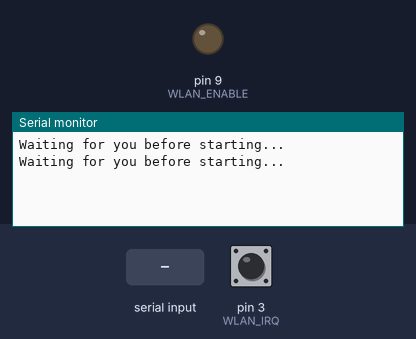
A sketch run on a simulated Arduino Uno, built with avr-gcc and run on an emulated ATmega328P. Shown: output pins drawn as LEDs (lit = HIGH), the last lines printed to the serial monitor. The test bench sets the inputs (shaded band); at power-on: pin 3 (WLAN_IRQ) HIGH. Pins used as bus, display or sensor lines are not drawn.

Above: at 2.0 s.
2.1 s: "1" received over Serial
At 3.5 s:
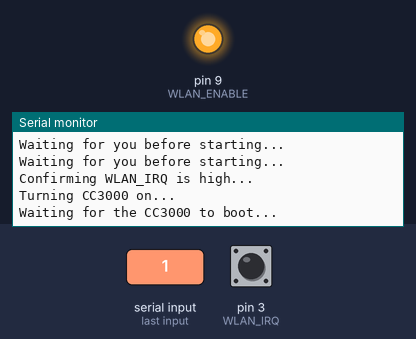
4.5 s: pin 3 (WLAN_IRQ) pulsed LOW 2 times (0.12 s each, 0.3 s apart)
At 5.7 s:
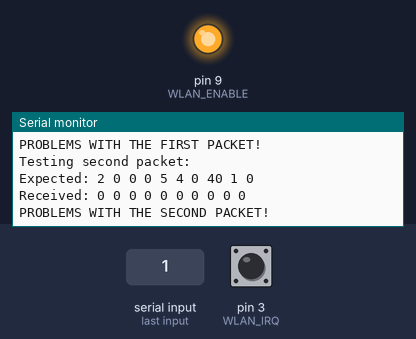

Measured:
- after the input at 2.1 s, the serial monitor: prints a new line after 0.90 s (image 1)
- after the input at 4.5 s, the serial monitor: prints a new line after 0.42 s (image 2)

The sketch:

ArduinoCC3000Test.ino
```cpp
// (licence header left out)
#include <SPI.h>


#define WLAN_CS		10 // OK to change this

#define WLAN_IRQ	3 // Must be a pin supported by your Arduino's
                      // attachInterrupt() function

#define WLAN_ENABLE	9 // OK to change this


/* I used the Teensy 3.0 to get the Arduino CC3000 library working but the
   Teensy's hardware SPI and the CC3000's SPI didn't like each other so I had
   to send the bits manually. For the Uno, Nano, etc. you can probably leave
   this unchanged. If your Arduino can't talk to the CC3000 and you're sure
   your wiring is OK then try changing this. */

#define USE_HARDWARE_SPI	true


/* These bytes and the startup protocol are taken from:

   http://processors.wiki.ti.com/index.php/CC3000_Serial_Port_Interface_(SPI)
*/


#define NUMBYTES	10

// The Arduino will send "HCI_CMND_SIMPLE_LINK_START"
byte send1[NUMBYTES]     = {0x01, 0x00, 0x05, 0x00, 0x00, 0x01, 0x00, 0x40, 0x01, 0x00};
byte expected1[NUMBYTES] = {0x02, 0x00, 0xff, 0x00, 0x00, 0x00, 0x00, 0x00, 0x00, 0x00};

// The CC3000 will reply "HCI_CMND_SIMPLE_LINK_START command complete"
byte send2[NUMBYTES]     = {0x03, 0x00, 0x00, 0x00, 0x00, 0x00, 0x00, 0x00, 0xff, 0xff};
byte expected2[NUMBYTES] = {0x02, 0x00, 0x00, 0x00, 0x05, 0x04, 0x00, 0x40, 0x01, 0x00};

// These will hold what we actually received, so we can test
byte receive1[NUMBYTES], receive2[NUMBYTES];


/* This sends a byte of data from the Arduino to the CC3000 and gets one back.
   If USE_HARDWARE_SPI is true the it will use the Arduino's hardware SPI,
   otherwise it hand crafts the bits and sends them with loving grace.

   For maximum performance it uses the digital*Fast library. If you don't
   have this library you can uncomment the 2 lines below, so it uses
   the regular digitalWrite & digitalRead routines
*/

#define digitalReadFast(pin)			digitalRead(pin)
#define digitalWriteFast(pin,state)		digitalWrite(pin,state)


byte SPIPump(byte data) {

	if (USE_HARDWARE_SPI) {
		return(SPI.transfer(data));
		}

	byte receivedData=0;

	for (int8_t i=7; i>=0; i--) {

		receivedData <<= 1;

		if (data & (1<<i)) {
			digitalWriteFast(MOSI, HIGH);
			}
		else {
			digitalWriteFast(MOSI, LOW);
			}

		digitalWriteFast(SCK, HIGH);
		delayMicroseconds(1);	// This is the smallest Arduino-supported delay.
		                        // if you know how your chip's timing works you
		                        // can change this to a bunch of these
		                        //
                                // asm volatile("nop");
                                //
                                // to speed things up (up to the CC3000's
                                // maximum SPI speed of 16 Mhz).

		digitalWriteFast(SCK, LOW);

		if (digitalReadFast(MISO)) {
			receivedData |= 1;
			}

		delayMicroseconds(1);
		//asm volatile("nop");

		}

	return(receivedData);
	}


void setup(void) {

	Serial.begin(9600);

	if (USE_HARDWARE_SPI) {
		SPI.begin();
		SPI.setDataMode(SPI_MODE1); // TI's documentation says the CC3000 wants
		                            // CPOL=0 CPHA=1, which for Arduino is MODE1
		SPI.setBitOrder(MSBFIRST);
		SPI.setClockDivider(SPI_CLOCK_DIV2); // Slow this down if your Arduino
		                                     // runs faster than 16 Mhz
		}

	else {
		pinMode(MOSI, OUTPUT);
		digitalWrite(MOSI, LOW);

		pinMode(SCK, OUTPUT);
		digitalWrite(SCK, LOW);

		pinMode(MISO, INPUT);	// Teensy's pins don't default to input, so we have to declare this here
		}

	pinMode(WLAN_CS, OUTPUT);
	digitalWrite(WLAN_CS, HIGH);	// turn off CS on powerup
	pinMode(WLAN_IRQ, INPUT_PULLUP);

	// The Teensy 3.0 doesn't reboot when you open the serial port, like a
	// regular Arduino, so I added this so the Arduino waits for me
	// before starting.
	do {
		Serial.println("Waiting for you before starting...");
		delay(1000);
		} while (!Serial.available());
	Serial.read();

	// WLAN_ENABLE is still high Z, so the CC3000 should be shut off. Confirm this by
	// making sure WLAN_IRQ is high (via the internal pullup)
	Serial.println("Confirming WLAN_IRQ is high...");
	while (digitalRead(WLAN_IRQ)!=HIGH);

	// Turn the CC3000 on
	Serial.println("Turning CC3000 on...");
	pinMode(WLAN_ENABLE, OUTPUT);
	digitalWrite(WLAN_ENABLE, HIGH);

	// Now wait until WLAN_IRQ goes low, which means the CC3000 has booted
	Serial.println("Waiting for the CC3000 to boot...");
	while (digitalRead(WLAN_IRQ)!=LOW);

	// TI says we now set CS low, wait 50 microseconds, send the first 4 bytes,
	// wait another 50 microseconds, then send the rest of the bytes

	digitalWrite(WLAN_CS, LOW);
	delayMicroseconds(50);

	for (int i=0; i<4; i++) {
		receive1[i] = SPIPump(send1[i]);
		}
	delayMicroseconds(50);
	for (int i=4; i<NUMBYTES; i++) {
		receive1[i] = SPIPump(send1[i]);
		}

	// We're done writing the string, so we can set CS back to high
	digitalWrite(WLAN_CS, HIGH);

	// Now wait for the CC3000 to set WLAN_IRQ high, meaning it ack'd the first packet
	while(digitalRead(WLAN_IRQ)!=HIGH);

	// Now wait for the CC3000 to set WLAN_IRQ low, meaning it wants to send us data
	while(digitalRead(WLAN_IRQ)!=LOW);

	// Read the data from the CC 3000

	digitalWrite(WLAN_CS, LOW);

	for (int i=0; i<NUMBYTES; i++) {
		receive2[i] = SPIPump(send2[i]);
		}

	digitalWrite(WLAN_CS, HIGH);

	// Wait for WLAN_IRQ to go high again, meaning it's done sending data
	while(digitalRead(WLAN_IRQ)!=HIGH);

	// Finally, let's see what we got

	byte problem1 = false;
	Serial.println();
	Serial.println("Testing first packet:");
	Serial.print("Expected: ");
	for (int i=0; i<NUMBYTES; i++) {
		Serial.print(expected1[i], HEX);
		Serial.print(" ");
		}
	Serial.println();
	Serial.print("Received: ");
	for (int i=0; i<NUMBYTES; i++) {
		Serial.print(receive1[i], HEX);
		Serial.print(" ");
		if (receive1[i]!=expected1[i]) {
			problem1=true;
			}
		}
	Serial.println();
	if (problem1) {
		Serial.println("PROBLEMS WITH THE FIRST PACKET!");
		}

	byte problem2 = false;
	Serial.println();
	Serial.println("Testing second packet:");
	Serial.print("Expected: ");
	for (int i=0; i<NUMBYTES; i++) {
		Serial.print(expected2[i], HEX);
		Serial.print(" ");
		}
	Serial.println();
	Serial.print("Received: ");
	for (int i=0; i<NUMBYTES; i++) {
		Serial.print(receive2[i], HEX);
		Serial.print(" ");
		if (receive2[i]!=expected2[i]) {
			problem2=true;
			}
		}
	Serial.println();
	if (problem2) {
		Serial.println("PROBLEMS WITH THE SECOND PACKET!");
		}

	if (!problem1 && !problem2) {
		Serial.println();
		Serial.print("ALL TESTS PASSED!!!");
		}
	}


void loop(void) {
	}
```
